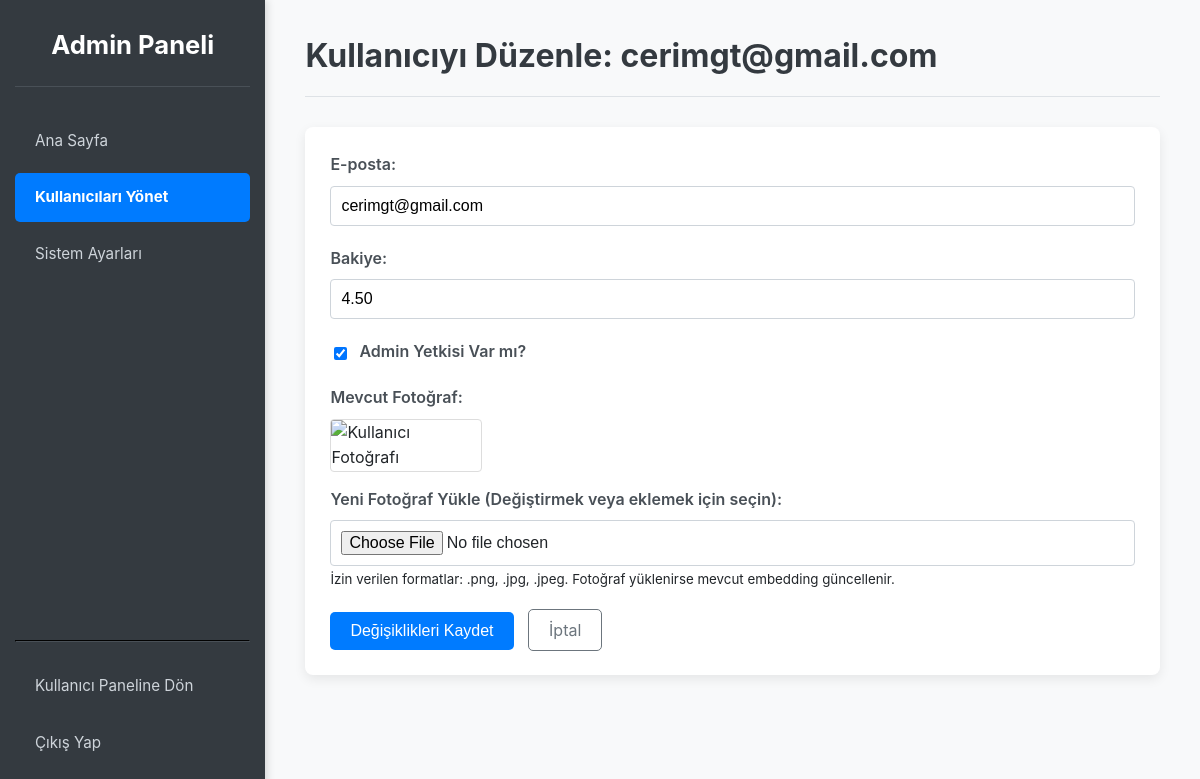
Screenshot of /admin/user/1/edit (signed in) with the database file from the repository.
### src/app.py (models this page shows, shortened)
class User(UserMixin, db.Model):
    id = db.Column(db.Integer, primary_key=True)
    email = db.Column(db.String(120), index=True, unique=True, nullable=False)
    password_hash = db.Column(db.String(256), nullable=False)
    photo_filename = db.Column(db.String(255), nullable=True)
    embedding = db.Column(db.LargeBinary, nullable=True)
    balance = db.Column(db.Numeric(10, 2), nullable=False, default=Decimal('0.00'))
    is_admin = db.Column(db.Boolean, nullable=False, default=False)

### src/app.py (the view, shortened to what this page needs)
@app.route('/admin/user/<int:user_id>/edit', methods=['GET', 'POST'])
@login_required
@admin_required
def admin_edit_user(user_id):
    user_to_edit = db.session.get(User, user_id)
    if not user_to_edit:
        flash('Kullanıcı bulunamadı.', 'danger')
        return redirect(url_for('admin_list_users'))
    photo_url = None
    if user_to_edit.photo_filename:
        photo_url = url_for('serve_user_photo', filename=user_to_edit.photo_filename)
    return render_template('admin_edit_user.html',
                           user_to_edit=user_to_edit,
                           page_title=f"Kullanıcıyı Düzenle: {user_to_edit.email}",
                           photo_url=photo_url)

### src/app.py (called while the page is built)
@app.after_request
def add_header(response):
    response.headers['Cache-Control'] = 'no-store, no-cache, must-revalidate, post-check=0, pre-check=0, max-age=0'
    response.headers['Pragma'] = 'no-cache'
    response.headers['Expires'] = '-1'
    return response

@login_manager.user_loader
def load_user(user_id):
    return db.session.get(User, int(user_id))

def admin_required(f):
    @wraps(f)
    def decorated_function(*args, **kwargs):
        if not current_user.is_authenticated or not current_user.is_admin:
            flash("Bu sayfaya erişim yetkiniz yok.", "danger")
            return redirect(url_for('go_to_dashboard_or_login'))
        return f(*args, **kwargs)
    return decorated_function

### src/templates/admin_edit_user.html (shortened to what this page needs)
<!DOCTYPE html>
<html lang="tr">
<head>
</head>
<body>
    <div class="admin-container">
        <nav class="sidebar">
            <div>
                <h3>Admin Paneli</h3>
                <ul>
                    <li><a href="{{ url_for('admin_dashboard') }}" class="{{ 'active' if request.endpoint == 'admin_dashboard' else '' }}">Ana Sayfa</a></li>
                    <li><a href="{{ url_for('admin_list_users') }}" class="{{ 'active' if 'user' in request.endpoint or request.endpoint == 'admin_list_users' else '' }}">Kullanıcıları Yönet</a></li>
                    <li><a href="{{ url_for('admin_settings') }}" class="{{ 'active' if request.endpoint == 'admin_settings' else '' }}">Sistem Ayarları</a></li>
                </ul>
            </div>
            <div class="footer-links">
                <hr>
                <ul>
                    <li><a href="{{ url_for('dashboard') }}">Kullanıcı Paneline Dön</a></li>
                    <li><a href="{{ url_for('logout') }}">Çıkış Yap</a></li>
                </ul>
            </div>
        </nav>
        <main class="content">
            <h2>{{ page_title }}</h2>
            <div class="card">
                <form method="POST" enctype="multipart/form-data">
                    <div class="form-group">
                        <label for="email">E-posta:</label>
                        <input type="email" id="email" name="email" value="{{ user_to_edit.email }}" required>
                    </div>
                    <div class="form-group">
                        <label for="balance">Bakiye:</label>
                        <input type="number" id="balance" name="balance" value="{{ '%.2f'|format(user_to_edit.balance) }}" step="0.01" required>
                    </div>
                    <div class="form-group">
                        <label for="is_admin">
                            <input type="checkbox" id="is_admin" name="is_admin" {% if user_to_edit.is_admin %}checked{% endif %}>
                            Admin Yetkisi Var mı?
                        </label>
                    </div>
                    {% if photo_url %}
                    <div class="form-group current-photo">
                        <label>Mevcut Fotoğraf:</label>
                        <img src="{{ photo_url }}" alt="Kullanıcı Fotoğrafı">
                    </div>
                    {% else %}
                    <div class="form-group current-photo">
                        <label>Mevcut Fotoğraf:</label>
                        <p><em>Kullanıcının kayıtlı fotoğrafı bulunmuyor.</em></p>
                    </div>
                    {% endif %}
                    <div class="form-group">
                        <label for="new_photo">Yeni Fotoğraf Yükle (Değiştirmek veya eklemek için seçin):</label>
                        <input type="file" id="new_photo" name="new_photo" accept="image/png, image/jpeg, image/jpg">
                        <small>İzin verilen formatlar: .png, .jpg, .jpeg. Fotoğraf yüklenirse mevcut embedding güncellenir.</small>
                    </div>
                    <div class="form-actions">
                        <button type="submit">Değişiklikleri Kaydet</button>
                        <a href="{{ url_for('admin_list_users') }}">İptal</a>
                    </div>
                </form>
            </div>
        </main>
    </div>
</body>
</html>

### src/templates/admin_edit_user.html (style rules this page uses)
body { font-family: -apple-system, BlinkMacSystemFont, "Segoe UI", Roboto, "Helvetica Neue", Arial, sans-serif; margin: 0; background-color: #f8f9fa; color: #212529; line-height: 1.6; }
.admin-container { display: flex; min-height: 100vh; }
.sidebar { width: 260px; background-color: #343a40; color: #fff; padding: 25px 15px; box-shadow: 2px 0 8px rgba(0,0,0,0.15); display: flex; flex-direction: column; }
.sidebar h3 { text-align: center; margin-top: 0; margin-bottom: 30px; font-size: 1.6em; border-bottom: 1px solid #495057; padding-bottom: 20px; color: #fff; }
.sidebar ul { list-style-type: none; padding: 0; margin: 0; flex-grow: 1; }
.sidebar ul li a { color: #ced4da; text-decoration: none; display: block; padding: 12px 20px; border-radius: 5px; margin-bottom: 8px; transition: background-color 0.2s ease, color 0.2s ease; font-size: 0.95em; }
.sidebar ul li a.active { background-color: #007bff; color: #fff; font-weight: bold; }
.sidebar .footer-links { margin-top: auto; }
.sidebar .footer-links hr { border-color: #495057; margin: 20px 0; }
.content { flex-grow: 1; padding: 30px 40px; overflow-y: auto; }
.content h2 { margin-top: 0; margin-bottom: 30px; color: #343a40; font-size: 2em; border-bottom: 1px solid #dee2e6; padding-bottom: 15px; }
.card { background-color: #fff; padding: 25px; border-radius: 8px; box-shadow: 0 4px 12px rgba(0,0,0,0.08); margin-bottom: 25px; }
.form-group { margin-bottom: 20px; text-align: left; }
.form-group label { display: block; margin-bottom: 8px; font-weight: 600; color: #495057; }
.form-group input[type="email"], .form-group input[type="number"], .form-group input[type="text"], .form-group input[type="file"] { width: 100%; padding: 10px; border: 1px solid #ced4da; border-radius: 4px; font-size: 1em; box-sizing: border-box; }
.form-group input[type="checkbox"] { margin-right: 8px; vertical-align: middle; }
.current-photo { margin-bottom: 15px; }
.current-photo img { max-width: 150px; max-height: 150px; border-radius: 4px; border: 1px solid #ddd; display: block; margin-top: 5px; }
.form-actions button { background-color: #007bff; color: white; padding: 10px 20px; border: none; border-radius: 5px; cursor: pointer; font-size: 1em; transition: background-color 0.2s ease; margin-right: 10px; }
.form-actions a { color: #6c757d; text-decoration: none; padding: 10px 20px; border: 1px solid #6c757d; border-radius: 5px; }

### rows the page displays
User: email "cerimgt@gmail.com", balance "4.50", is_admin "☑"

### other values shown
{{ page_title }} "Kullanıcıyı Düzenle: cerimgt@gmail.com"
